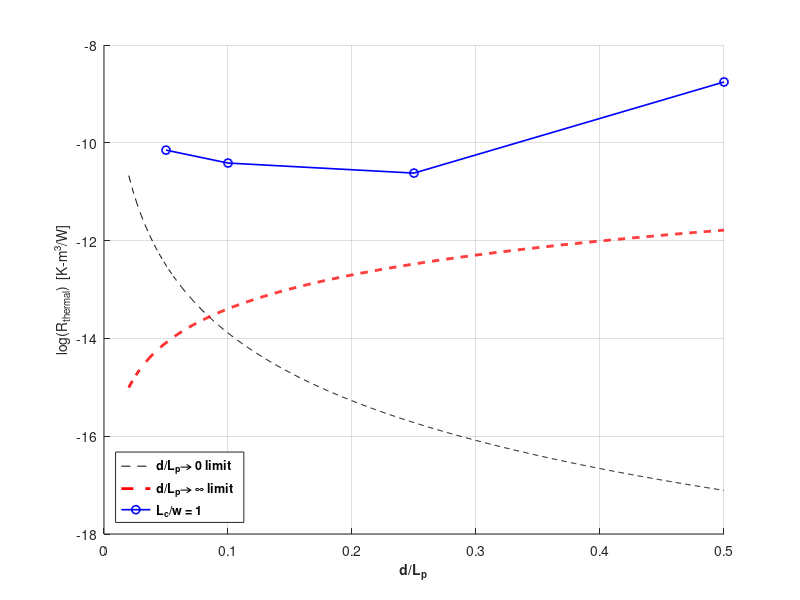

The MATLAB script that drew this image:
clc
close all
% clear all

%deltas
delta_T=43;
delta_P=50;

%FLUID PROPS
rho=1.225;
k=0.0242;
cp=1006.43;
mu=1.7894e-5;
alpha=k/rho/cp;

%GEOMETRY PARAMS
w = [0.025 0.025 0.025];
Lc = [0.025 0.01 0.004];
d = [0.0005 0.001 0.0025 0.005];
da= linspace(0.0002, 0.005, 1000);
Lp = [0.01 0.01 0.01 0.01];
for i=1:1:length(da)
    Lpa(i) = 0.01;
end

dbyLp = d./Lp;
da_by_Lpa = da./(Lpa);

d_by_Lp={};
d_by_Lp{1} = dbyLp;
d_by_Lp{2} = [0.0002 0.0005 0.001 0.0025 0.005]./[0.01 0.01 0.01 0.01 0.01];
d_by_Lp{3} = dbyLp;
%ANALYTICAL Q AND R : 2 LIMITS

% 0 Limit
Q1_pervol = rho*cp*delta_T*delta_P/32/mu.*da.^2./Lpa.^2;
R1 = delta_T./Q1_pervol;

% INF Limit
Q2_pervol = 4*k*delta_T./sqrt(alpha*Lpa)./da.*(2*delta_P./rho)^0.25;
R2 = delta_T./Q2_pervol;

% Simulation Results
Qsim_pervol={};
unevenness = {};
R_sim={};

Qsim_pervol{1} = [1.10E+06 14.330E+05 1.76E+06 2.73E+05]; %% 2nd entry was 9.6e5
R_sim{1} = delta_T./Qsim_pervol{1};
% unevenness{1} = [0.404420911 0.236120911 0 -0.061782724];

Qsim_pervol{2} = [2.50E+06 2.43E+06 1.99E+06 8.09E+05 4.17E+05];
R_sim{2} = delta_T./Qsim_pervol{2};
% unevenness{2} = [-0.65 -0.784097724 -1.008397724 -1.166968096 -1.713897724];%% 1st entry is arbit

Qsim_pervol{3} = [5.17E+06 3.05E+06 1.65E+06 7.98E+05];
R_sim{3} = delta_T./Qsim_pervol{3};
% unevenness{3} = [-1.260492487 -2.09053963 -4.125494309 -5.004794309];
%% PLOTTING
p=1;
figure(p)
plotStyle = {'k--','r--','b-o','m-s','g-^'};
grid on;
hold on;

plot(da_by_Lpa,log(R1),plotStyle{1},da_by_Lpa,log(R2),plotStyle{2},'LineWidth',2);
%

plot(d_by_Lp{p},log(R_sim{p}),plotStyle{p+2},'LineWidth',1.2);

Lc_by_w = Lc./w;

legend('d/L_p\rightarrow 0 limit','d/L_p\rightarrow \infty limit',['L_c/w = ' num2str(Lc_by_w(p))],...
    'Location','southwest','FontSize',9,'FontWeight','bold');
xlabel('d/L_p','FontSize',10,'FontWeight','bold')
ylabel('log(R_{thermal})  [K-m^{3}/W]','FontSize',10)
 
%% YY PLOTTING
% p = 3 ; % Case # = p
% figure(1);
% [AX,H1,H2] = plotyy(d_by_Lp{p},R_sim{p},d_by_Lp{p},unevenness{p},'plot');
% 
% %You can use the handles returned by plotyy to label the axes and set the line styles used for plotting.
% % With the axes handles you can specify the YLabel properties of the left- and right-side y-axis:
% hold on;
% grid on;
% %Ylabels
% set(get(AX(1),'Ylabel'),'String','R_{thermal} (K-m^{3}/W)');
% set(get(AX(2),'Ylabel'),'String','Flow Unevenness');%'$Flow\ Unevenness={}^{{{u}_{MAX-Channel}}-{{u}_{HagenPoiseuille}}}/{}_{{{u}_{inlet}}}$', 'Interpreter', 'Latex')
% 
% %Xlabel
% % xlab='d/L_{p}';
% % obj_label=xlabel(xlab);
% % set(obj_label,'Interpreter','Latex','FontSize',12,'FontWeight','bold');
% xlabel('$d/L_{p}$','Interpreter','Latex','FontSize',12,'FontWeight','bold');

% %TiTle
% param = Lc./w;
% obj=title(sprintf('$Lc/w = %0.3f$;',param(p)));
% set(obj,'Interpreter','Latex','FontSize',12,'FontWeight','bold');
% 
% %Use the line handles to set the LineStyle properties of the left- and right-side plots:
% set(H1,'LineStyle',':','marker','s','LineWidth',2)
% set(H2,'LineStyle',':','marker','o','LineWidth',2)
% 
% %legend([H1;H2],'y1','y2');
% 
% % get current (active) axes property
% scale = 0.041;
% pos = get(gca, 'Position');
% pos(2) = pos(2)+scale*pos(4);
% pos(4) = (1-scale)*pos(4);
% set(gca, 'Position', pos)
% 
% %
% % fname = ['R_uneven_' num2str(p) '.fig'];
% % savefig(fname)
% % ename = ['R_uneven_' num2str(p) '.eps'];
% % saveas(gcf,ename)
% % jname = ['R_uneven_' num2str(p) '.jpg'];
% % saveas(gcf,jname)
